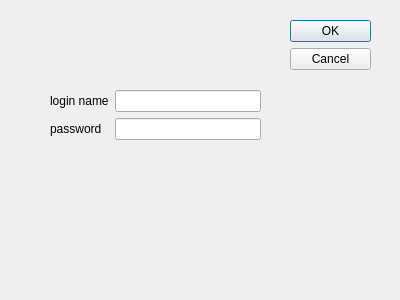
<?xml version="1.0" encoding="UTF-8"?>
<ui version="4.0">
 <class>JDialogUserRegister</class>
 <widget class="QDialog" name="DialogUserRegister">
  <property name="geometry">
   <rect>
    <x>0</x>
    <y>0</y>
    <width>400</width>
    <height>300</height>
   </rect>
  </property>
  <property name="windowTitle">
   <string>register</string>
  </property>
  <widget class="QDialogButtonBox" name="buttonBox">
   <property name="geometry">
    <rect>
     <x>290</x>
     <y>20</y>
     <width>81</width>
     <height>241</height>
    </rect>
   </property>
   <property name="orientation">
    <enum>Qt::Vertical</enum>
   </property>
   <property name="standardButtons">
    <set>QDialogButtonBox::Cancel|QDialogButtonBox::Ok</set>
   </property>
  </widget>
  <widget class="QWidget" name="formLayoutWidget">
   <property name="geometry">
    <rect>
     <x>50</x>
     <y>90</y>
     <width>211</width>
     <height>81</height>
    </rect>
   </property>
   <layout class="QFormLayout" name="formLayout">
    <item row="0" column="0">
     <widget class="QLabel" name="label_loginname">
      <property name="text">
       <string>login name</string>
      </property>
     </widget>
    </item>
    <item row="1" column="0">
     <widget class="QLabel" name="label_password">
      <property name="text">
       <string>password</string>
      </property>
     </widget>
    </item>
    <item row="0" column="1">
     <widget class="QLineEdit" name="lineEdit_loginname"/>
    </item>
    <item row="1" column="1">
     <widget class="QLineEdit" name="lineEdit_password">
      <property name="echoMode">
       <enum>QLineEdit::Password</enum>
      </property>
     </widget>
    </item>
   </layout>
  </widget>
 </widget>
 <resources/>
 <connections>
  <connection>
   <sender>buttonBox</sender>
   <signal>accepted()</signal>
   <receiver>DialogUserRegister</receiver>
   <slot>accept()</slot>
   <hints>
    <hint type="sourcelabel">
     <x>248</x>
     <y>254</y>
    </hint>
    <hint type="destinationlabel">
     <x>157</x>
     <y>274</y>
    </hint>
   </hints>
  </connection>
  <connection>
   <sender>buttonBox</sender>
   <signal>rejected()</signal>
   <receiver>DialogUserRegister</receiver>
   <slot>reject()</slot>
   <hints>
    <hint type="sourcelabel">
     <x>316</x>
     <y>260</y>
    </hint>
    <hint type="destinationlabel">
     <x>286</x>
     <y>274</y>
    </hint>
   </hints>
  </connection>
 </connections>
</ui>
